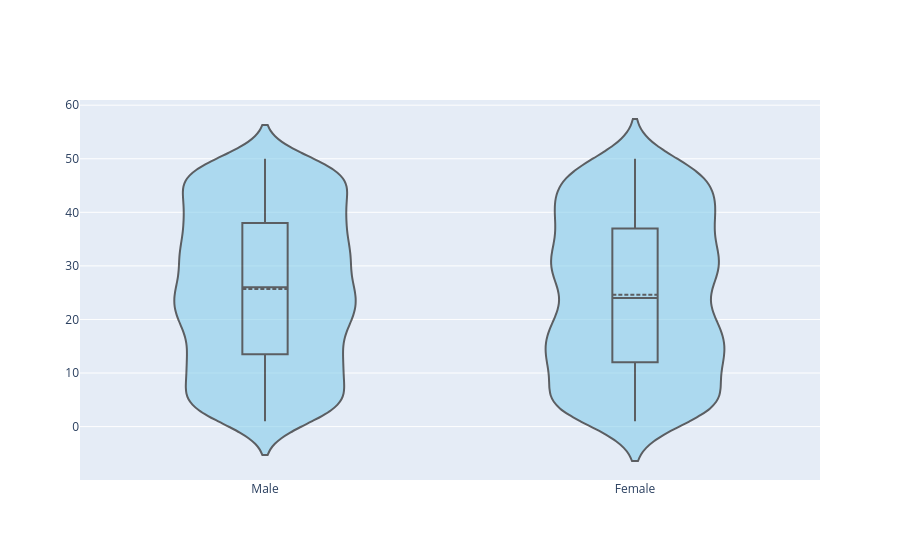

Notebook code cell kept with this figure:
### Code cell
season1=go.Figure(data=go.Violin(y=df['Previous Purchases'],x=df['Gender'],box_visible=True,line_color='black',
                                 meanline_visible=True,fillcolor='skyblue',opacity=0.6,
                                 ))
season1.update_layout(yaxis_zeroline=False)
season1.show()

### Figure 1 — Plotly figure (JSON) as saved in the notebook; plotly's stock layout.template omitted (floating-point values rounded to 4 significant figures; data arrays with more than 128 entries replaced by an {"elided": "..."} marker saying what was removed)
{"data": [{"box": {"visible": true}, "fillcolor": "skyblue", "line": {"color": "black"}, "meanline": {"visible": true}, "opacity": 0.6, "type": "violin", "x": {"elided": "3900 str values"}, "y": {"elided": "3900 int values"}}], "layout": {"yaxis": {"zeroline": false}}}
